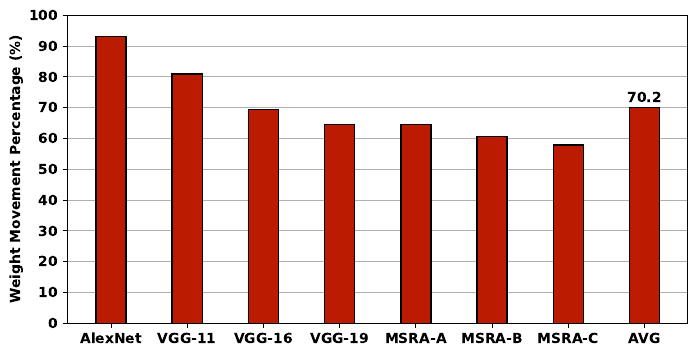

This chart was generated by the following Python code:
import numpy as np
import pandas as pd
import matplotlib.pyplot as plt
from matplotlib import rcParams

W = 0.22
H = 1.5
rcParams['font.weight'] = 'bold'

df_CASCADE = pd.read_csv('../results/CASCADE.csv')

x = list(df_CASCADE['dnn'])
x_axis = np.arange(len(x))

plt.figure(figsize=(8, 4))
ax = plt.axes()
ax.set_axisbelow(True)
plt.grid(axis='y')

plt.bar(x_axis, df_CASCADE['memory_access_percentage'], 1.8 * W, label='CASCADE', color='#BA1B01', edgecolor='black')
plt.text(len(x) - 1, df_CASCADE['memory_access_percentage'][len(x) - 1] + H, round(df_CASCADE['memory_access_percentage'][len(x) - 1], 1), ha='center')

plt.xticks(x_axis, x)
plt.yticks(np.arange(0, 110, 10))
plt.ylabel('Weight Movement Percentage (%)', weight='bold')
plt.savefig('nws_wgh_mov_per.pdf', bbox_inches='tight')
plt.show()
